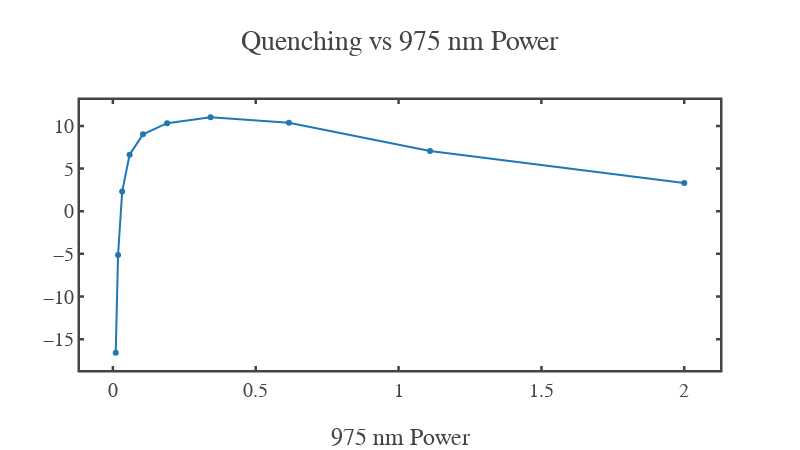
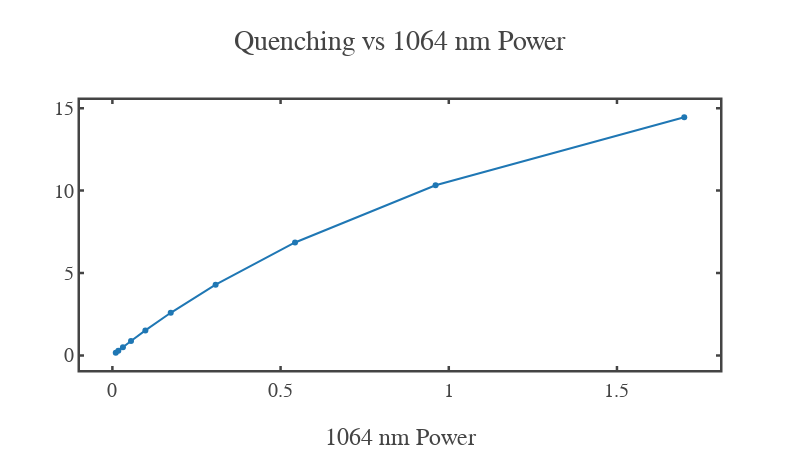

Notebook code for these charts, in order:
### Code cell
import plotly.graph_objects as go
import numpy as np

# ------------------------------------------------------------
# Choose fixed powers (nearest indices from grids)
# ------------------------------------------------------------
I975_fixed  = 0.2
I1064_fixed = 0.9

idx_975  = np.argmin(np.abs(powers_975  - I975_fixed))
idx_1064 = np.argmin(np.abs(powers_1064 - I1064_fixed))

# ------------------------------------------------------------
# 1) Quenching vs 975 nm power (fixed 1064 nm)
# ------------------------------------------------------------
fig_q_975 = go.Figure()

fig_q_975.add_trace(
    go.Scatter(
        x=powers_975,
        y=Q[idx_1064, :],
        mode="lines+markers",
        name=f"1064 nm = {powers_1064[idx_1064]:.2f}"
    )
)

fig_q_975.update_layout(
    template=fig_template,
    width = 800,
    height = 450,
    xaxis_title="975 nm Power",
    # yaxis_title="Quenching (%)",
    title="Quenching vs 975 nm Power",
        xaxis=dict(
        zeroline=False,   # remove x=0 line
        showline=True
    ),
    yaxis=dict(
        zeroline=False,   # remove y=0 line
        showline=True
    )
)

fig_q_975.show()

# ------------------------------------------------------------
# 2) Quenching vs 1064 nm power (fixed 975 nm)
# ------------------------------------------------------------
fig_q_1064 = go.Figure()

fig_q_1064.add_trace(
    go.Scatter(
        x=powers_1064,
        y=Q[:, idx_975],
        mode="lines+markers",
        name=f"975 nm = {powers_975[idx_975]:.2f}"
    )
)

fig_q_1064.update_layout(
    template=fig_template,
    width = 800,
    height = 450,
    xaxis_title="1064 nm Power",
    # yaxis_title="Quenching (%)",
    title="Quenching vs 1064 nm Power",
        xaxis=dict(
        zeroline=False,   # remove x=0 line
        showline=True
    ),
    yaxis=dict(
        zeroline=False,   # remove y=0 line
        showline=True
    )
)


fig_q_1064.show()

### Figure 1 — Plotly figure (JSON) as saved in the notebook; plotly's stock layout.template omitted (floating-point values rounded to 4 significant figures)
{"data": [{"mode": "lines+markers", "name": "1064 nm = 0.96", "type": "scatter", "x": [0.01, 0.01802, 0.03246, 0.05848, 0.1054, 0.1898, 0.342, 0.6162, 1.11, 2.0], "y": [-16.59, -5.137, 2.299, 6.626, 9.009, 10.32, 11.01, 10.36, 7.061, 3.304]}], "layout": {"height": 450, "title": {"text": "Quenching vs 975 nm Power"}, "width": 800, "xaxis": {"autorange": true, "range": [-0.1151, 2.125], "showline": true, "title": {"text": "975 nm Power"}, "type": "linear", "zeroline": false}, "yaxis": {"autorange": true, "range": [-18.61, 13.04], "showline": true, "type": "linear", "zeroline": false}}}

### Figure 2 — Plotly figure (JSON) as saved in the notebook; plotly's stock layout.template omitted (floating-point values rounded to 4 significant figures)
{"data": [{"mode": "lines+markers", "name": "975 nm = 0.19", "type": "scatter", "x": [0.01, 0.01769, 0.03131, 0.0554, 0.09802, 0.1734, 0.3069, 0.543, 0.9608, 1.7], "y": [0.1621, 0.2856, 0.5016, 0.8765, 1.517, 2.586, 4.294, 6.852, 10.32, 14.45]}], "layout": {"height": 450, "title": {"text": "Quenching vs 1064 nm Power"}, "width": 800, "xaxis": {"autorange": true, "range": [-0.09628, 1.806], "showline": true, "title": {"text": "1064 nm Power"}, "type": "linear", "zeroline": false}, "yaxis": {"autorange": true, "range": [-0.8843, 15.49], "showline": true, "type": "linear", "zeroline": false}}}
